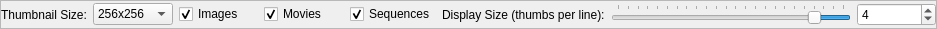
<?xml version="1.0" encoding="UTF-8"?>
<ui version="4.0">
 <class>BachDisplayOptions</class>
 <widget class="QFrame" name="BachDisplayOptions">
  <property name="geometry">
   <rect>
    <x>0</x>
    <y>0</y>
    <width>937</width>
    <height>29</height>
   </rect>
  </property>
  <property name="windowTitle">
   <string>Frame</string>
  </property>
  <property name="frameShape">
   <enum>QFrame::StyledPanel</enum>
  </property>
  <property name="frameShadow">
   <enum>QFrame::Raised</enum>
  </property>
  <layout class="QHBoxLayout" name="horizontalLayout">
   <property name="margin">
    <number>0</number>
   </property>
   <item>
    <widget class="QLabel" name="label">
     <property name="text">
      <string>Thumbnail Size:</string>
     </property>
    </widget>
   </item>
   <item>
    <widget class="QComboBox" name="mThumbSizeCombo">
     <item>
      <property name="text">
       <string>256x256</string>
      </property>
     </item>
     <item>
      <property name="text">
       <string>512x512</string>
      </property>
     </item>
    </widget>
   </item>
   <item>
    <widget class="QCheckBox" name="mImageCheck">
     <property name="text">
      <string>Images</string>
     </property>
     <property name="checked">
      <bool>true</bool>
     </property>
    </widget>
   </item>
   <item>
    <widget class="QCheckBox" name="mMovieCheck">
     <property name="text">
      <string>Movies</string>
     </property>
     <property name="checked">
      <bool>true</bool>
     </property>
    </widget>
   </item>
   <item>
    <widget class="QCheckBox" name="mSequenceCheck">
     <property name="text">
      <string>Sequences</string>
     </property>
     <property name="checked">
      <bool>true</bool>
     </property>
    </widget>
   </item>
   <item>
    <widget class="QLabel" name="label_2">
     <property name="text">
      <string>Display Size (thumbs per line):</string>
     </property>
    </widget>
   </item>
   <item>
    <widget class="QSlider" name="mThumbCountSlider">
     <property name="maximumSize">
      <size>
       <width>240</width>
       <height>16777215</height>
      </size>
     </property>
     <property name="minimum">
      <number>1</number>
     </property>
     <property name="maximum">
      <number>24</number>
     </property>
     <property name="pageStep">
      <number>1</number>
     </property>
     <property name="value">
      <number>4</number>
     </property>
     <property name="orientation">
      <enum>Qt::Horizontal</enum>
     </property>
     <property name="invertedAppearance">
      <bool>true</bool>
     </property>
     <property name="invertedControls">
      <bool>true</bool>
     </property>
     <property name="tickPosition">
      <enum>QSlider::TicksAbove</enum>
     </property>
     <property name="tickInterval">
      <number>1</number>
     </property>
    </widget>
   </item>
   <item>
    <widget class="QSpinBox" name="mThumbCountSpin">
     <property name="minimum">
      <number>1</number>
     </property>
     <property name="value">
      <number>4</number>
     </property>
    </widget>
   </item>
  </layout>
 </widget>
 <resources/>
 <connections>
  <connection>
   <sender>mThumbCountSpin</sender>
   <signal>valueChanged(int)</signal>
   <receiver>mThumbCountSlider</receiver>
   <slot>setValue(int)</slot>
   <hints>
    <hint type="sourcelabel">
     <x>761</x>
     <y>12</y>
    </hint>
    <hint type="destinationlabel">
     <x>703</x>
     <y>7</y>
    </hint>
   </hints>
  </connection>
  <connection>
   <sender>mThumbCountSlider</sender>
   <signal>valueChanged(int)</signal>
   <receiver>mThumbCountSpin</receiver>
   <slot>setValue(int)</slot>
   <hints>
    <hint type="sourcelabel">
     <x>589</x>
     <y>6</y>
    </hint>
    <hint type="destinationlabel">
     <x>757</x>
     <y>18</y>
    </hint>
   </hints>
  </connection>
 </connections>
</ui>
